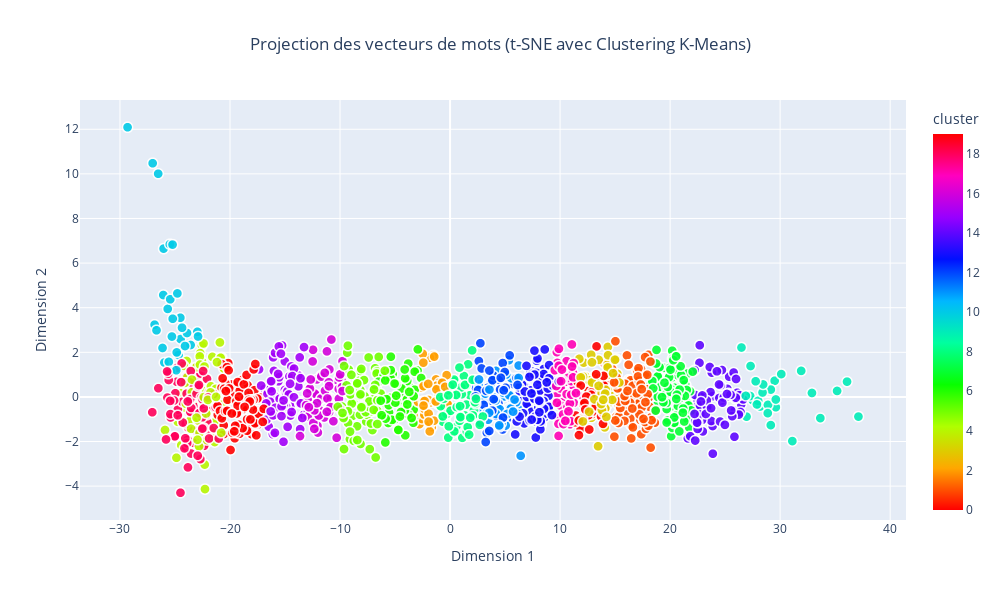

Source (notebook cell):
### Code cell
from sklearn.preprocessing import StandardScaler
from sklearn.manifold import TSNE
from sklearn.cluster import KMeans
import pandas as pd
import plotly.express as px

# Normalisation des vecteurs
scaler = StandardScaler()
vectors_normalized = scaler.fit_transform(vectors)

# Réduction de dimension à 50 avec PCA
pca = PCA(n_components=50, random_state=42)
vectors_pca_50 = pca.fit_transform(vectors_normalized)

# Réduction des vecteurs à 2 dimensions avec t-SNE
# tsne = TSNE(n_components=2, random_state=42, perplexity=30, n_iter=1000)
# word_vectors_2d = tsne.fit_transform(vectors_pca_50)
# Appliquer le clustering K-Means
n_clusters = 20
kmeans = KMeans(n_clusters=n_clusters, random_state=42)
clusters = kmeans.fit_predict(vectors_pca_50)

# Préparer les données pour le graphique
dim = []
for i in range(1,51):
    dim.append("Dim"+str(i))
df = pd.DataFrame(vectors_pca_50, columns=dim)  # Dimensions réduites avec t-SNE
df['word'] = words  # Ajouter les mots correspondants
df['cluster'] = clusters  # Ajouter les labels des clusters
# Créer le graphique interactif
fig = px.scatter(
    df,
    x='Dim1',
    y='Dim2',
    color='cluster',  # Utiliser les clusters pour la coloration
    hover_name='word',  # Afficher le mot lors du survol
    title="Projection des vecteurs de mots (t-SNE avec Clustering K-Means)",
    labels={'Dim1': 'Dimension 1', 'Dim2': 'Dimension 2'},
    color_continuous_scale='hsv',  # Choisir une palette de couleurs
    category_orders={"cluster": [str(i) for i in range(n_clusters)]},  # Assurez-vous que les clusters sont dans un ordre compréhensible
    width=1000,
    height=600
)

# Personnaliser les points
fig.update_traces(marker=dict(size=10, opacity=0.9, line=dict(width=1.5, color='white')))

# Ajouter un titre pour la légende des clusters
fig.update_layout(
    legend_title="Clusters",
    title_x=0.5,  # Centrer le titre
)

# Afficher le graphique
fig.show()

### Figure 1 — Plotly figure (JSON) as saved in the notebook; plotly's stock layout.template omitted (floating-point values rounded to 4 significant figures; data arrays with more than 128 entries replaced by an {"elided": "..."} marker saying what was removed)
{"data": [{"hovertemplate": "<b>%{hovertext}</b><br><br>Dimension 1=%{x}<br>Dimension 2=%{y}<br>cluster=%{marker.color}<extra></extra>", "hovertext": {"elided": "1337 str values"}, "legendgroup": "", "marker": {"color": {"elided": "1337 int values"}, "coloraxis": "coloraxis", "line": {"color": "white", "width": 1.5}, "opacity": 0.9, "size": 10, "symbol": "circle"}, "mode": "markers", "name": "", "showlegend": false, "type": "scattergl", "x": {"elided": "1337 float values"}, "xaxis": "x", "y": {"elided": "1337 float values"}, "yaxis": "y"}], "layout": {"coloraxis": {"colorbar": {"title": {"text": "cluster"}}, "colorscale": [[0, "#ff0000"], [0.1111, "#ffa700"], [0.2222, "#afff00"], [0.3333, "#08ff00"], [0.4444, "#00ff9f"], [0.5556, "#00b7ff"], [0.6667, "#0010ff"], [0.7778, "#9700ff"], [0.8889, "#ff00bf"], [1, "#ff0000"]]}, "height": 600, "legend": {"title": {"text": "Clusters"}, "tracegroupgap": 0}, "title": {"text": "Projection des vecteurs de mots (t-SNE avec Clustering K-Means)", "x": 0.5}, "width": 1000, "xaxis": {"anchor": "y", "domain": [0, 1], "title": {"text": "Dimension 1"}}, "yaxis": {"anchor": "x", "domain": [0, 1], "title": {"text": "Dimension 2"}}}}
